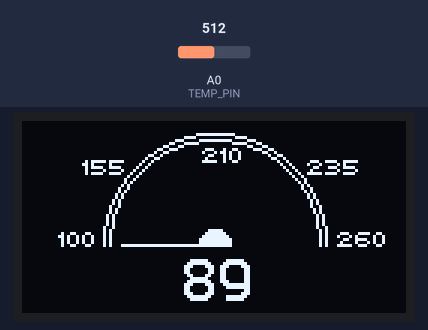
Recording of a sketch running on a simulated Arduino Uno, built with avr-gcc and run on an emulated ATmega328P. Shown: 128×64 one-colour display. The inputs (shaded band) are chosen by the test bench; at power-on: A0 (TEMP_PIN) = 512.

Above: at 1.2 s.
1.3 s: A0 (TEMP_PIN) set to 716
At 2.7 s:
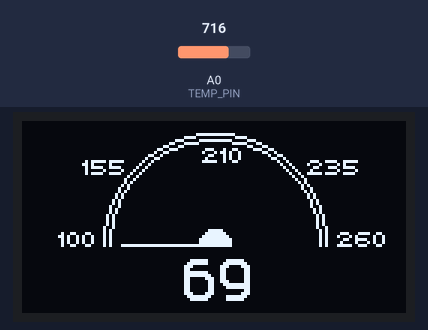
3.0 s: A0 (TEMP_PIN) set to 900
At 3.6 s:
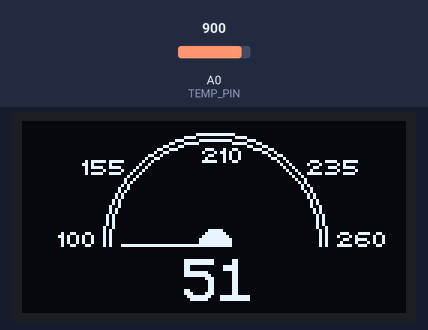
4.7 s: A0 (TEMP_PIN) set to 1010
At 5.5 s:
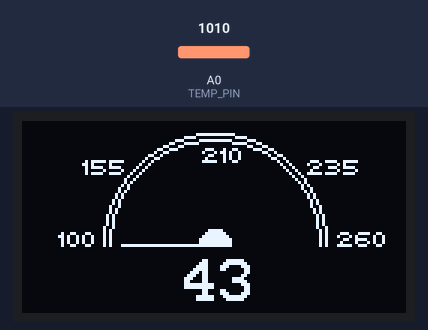
Timing chart, 0 to 7.7 s (numbered marks = the images above; inputs shaded):
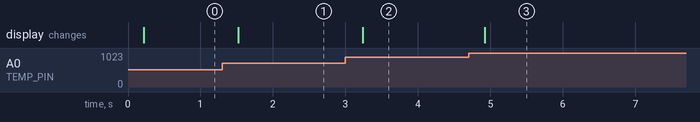

The sketch:

TempGauge.ino
```cpp
#include "U8glib.h"

#define TEMP_PIN        A0

const float R1 = 1973.00; // ohm
const float A = 13.5282;
const float B = 2.9905;
const float C = -0.0079;

const int xmax = 128;
const int ymax = 62;
const int xcenter = xmax / 2;
const int ycenter = ymax /2 + 10;
const int arc = ymax / 2;

U8GLIB_SSD1306_128X64 u8g(U8G_I2C_OPT_NONE | U8G_I2C_OPT_DEV_0);

uint32_t readVcc()
{
  // Read 1.1V reference against AVcc
  // set the reference to Vcc and the measurement to the internal 1.1V reference
  #if defined(__AVR_ATmega32U4__) || defined(__AVR_ATmega1280__) || defined(__AVR_ATmega2560__)
    ADMUX = _BV(REFS0) | _BV(MUX4) | _BV(MUX3) | _BV(MUX2) | _BV(MUX1);
  #elif defined (__AVR_ATtiny24__) || defined(__AVR_ATtiny44__) || defined(__AVR_ATtiny84__)
    ADMUX = _BV(MUX5) | _BV(MUX0);
  #else
    ADMUX = _BV(REFS0) | _BV(MUX3) | _BV(MUX2) | _BV(MUX1);
  #endif

  delay(2); // Wait for Vref to settle

  ADCSRA |= _BV(ADSC); // Start conversion
  while (bit_is_set(ADCSRA,ADSC)) ; // measuring

  uint8_t low  = ADCL; // must read ADCL first - it then locks ADCH
  uint8_t high = ADCH; // unlocks both

  uint32_t result = (high << 8) | low;

  result = 1125300L / result; // Calculate Vcc (in mV); 1125300 = 1.1*1023*1000
  return result; // Vcc in millivolts
}

void gauge(uint16_t temp)
{
  uint8_t angle;
  if (temp < 100)
    angle = 0;
  else
    if (temp >= 100 && temp <= 210)
      angle = map(temp, 100, 210, 0, 45);
    else
      if (temp > 210 and temp <= 260)
        angle = map(temp, 210, 260, 45, 90);
      else
        angle = 90;

  if (angle < 45)
    angle += 135;
  else
    angle -= 45;

  // draw border of the gauge
  u8g.drawCircle(xcenter, ycenter, arc + 6, U8G_DRAW_UPPER_RIGHT);
  u8g.drawCircle(xcenter, ycenter, arc + 4, U8G_DRAW_UPPER_RIGHT);
  u8g.drawCircle(xcenter, ycenter, arc + 6, U8G_DRAW_UPPER_LEFT);
  u8g.drawCircle(xcenter, ycenter, arc + 4, U8G_DRAW_UPPER_LEFT);

  // draw the needle
  float x1 = sin(2 * angle * 2 * 3.14 / 360);
  float y1 = cos(2 * angle * 2 * 3.14 / 360);
  u8g.drawLine(xcenter, ycenter, xcenter + arc * x1, ycenter - arc * y1);
  u8g.drawDisc(xcenter, ycenter, 5, U8G_DRAW_UPPER_LEFT);
  u8g.drawDisc(xcenter, ycenter, 5, U8G_DRAW_UPPER_RIGHT);
  u8g.setFont(u8g_font_chikita);

  // show scale labels
  u8g.drawStr(12, 42, "100");
  u8g.drawStr(20, 18, "155");
  u8g.drawStr(60, 14, "210");
  u8g.drawStr(95, 18, "235");
  u8g.drawStr(105, 42, "260");

  // show digital value and align its position
  u8g.setFont(u8g_font_profont22);
  u8g.setPrintPos(54, 60);
  if (temp < 10)
    u8g.print("0");
  if (temp > 99)
    u8g.setPrintPos(47,60);
  u8g.print(temp);
}

void setup()
{
  pinMode(TEMP_PIN, INPUT);

  u8g.setRot180();
  u8g.setFont(u8g_font_chikita);
  u8g.setColorIndex(1);
}

void loop()
{
  static bool doReadVcc = true;
  static uint16_t loopCnt = 0;
  static uint32_t vcc = 0;

  if (doReadVcc)
  {
    vcc = readVcc();
    doReadVcc = false;
  }

  uint32_t raw = 0;
  for (uint8_t i = 0; i < 100; i++)
    raw += analogRead(TEMP_PIN); // Raw value from ADC.
  raw = raw / 100;

  float v = (float)raw * ((float)vcc / 1023.00); // Measured voltage (Volt).

  float r = 0;
  if (vcc - v != 0)
    r = (v * R1) / (vcc - v);
  r = (float)(uint32_t)r;
  if (r <= 0)
    r = 1;

  float lnR = log(r);
  float tC = 1 / ((A + B * lnR + C * lnR * lnR * lnR) / 10000.00) - 273.15;
  if (tC < 0)
    tC = 0;

  float tF = 9.00 / 5.00 * tC + 32.00;
  if (tF < 0)
    tF = 0;

  u8g.firstPage();
  do
  {
    gauge((uint16_t)tF);
  } while (u8g.nextPage());

  loopCnt++;
  if (loopCnt > 1000)
  {
    doReadVcc = true;
    loopCnt = 0;
  }
}
```

Measured:
- after the input at 1.3 s, the display: changes after 0.22 s (image 1)
- after the input at 3.0 s, the display: changes after 0.24 s (image 2)
- after the input at 4.7 s, the display: changes after 0.22 s (image 3)
